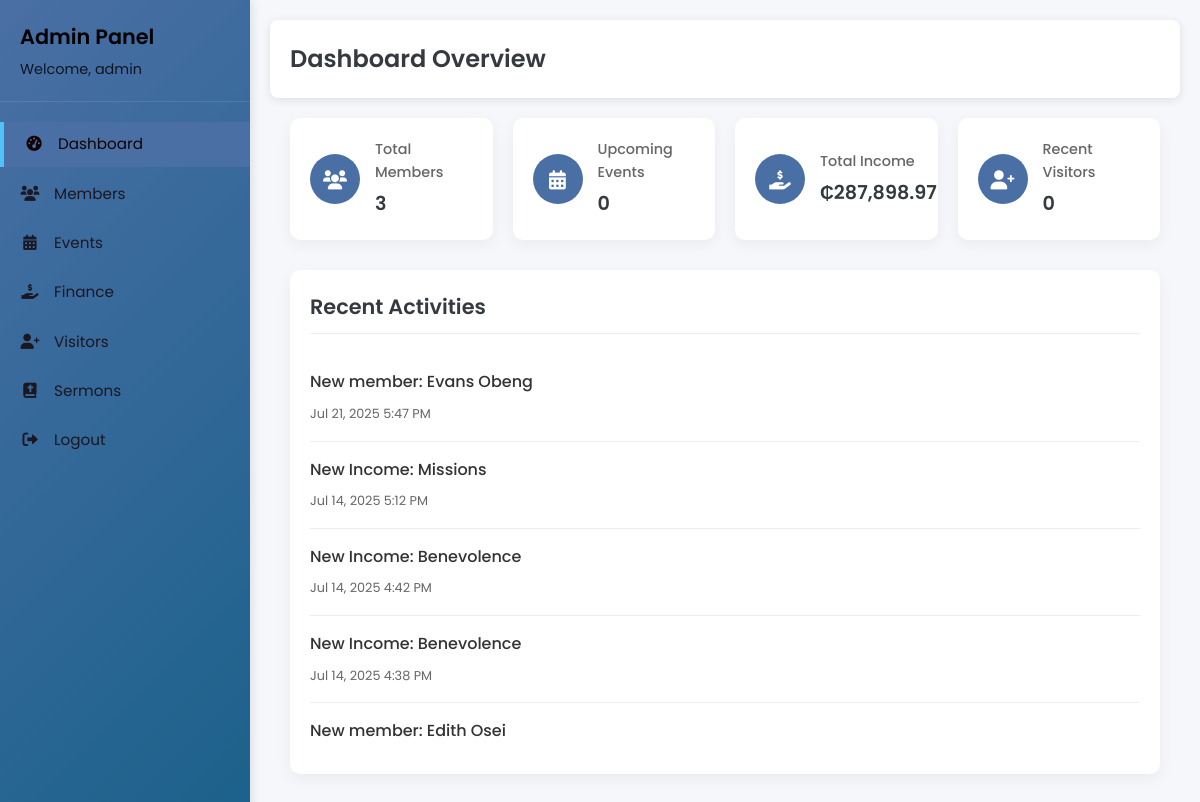
/addashboard.php (signed in), run on the app's committed database.
### tables this page shows
CREATE TABLE `members` (
  `id` int(11) NOT NULL,
  `first_name` varchar(50) NOT NULL,
  `last_name` varchar(50) NOT NULL,
  `email` varchar(100) NOT NULL,
  `phone` varchar(20) NOT NULL,
  `address` text NOT NULL,
  `gender` enum('Male','Female','Other') DEFAULT NULL,
  `passport_picture` varchar(255) DEFAULT NULL,
  `birth_date` date NOT NULL,
  `is_staff` tinyint(1) NOT NULL DEFAULT 0,
  `created_at` timestamp NOT NULL DEFAULT current_timestamp(),
  `join_date` date DEFAULT NULL,
  `image` varchar(255) DEFAULT 'assets/default-avatar.png',
  `notes` text DEFAULT NULL,
  `category` varchar(10) NOT NULL DEFAULT 'none'
);

CREATE TABLE `finances` (
  `id` int(11) NOT NULL,
  `title` varchar(100) NOT NULL,
  `description` text NOT NULL,
  `amount` decimal(10,2) NOT NULL,
  `transaction_type` enum('Income','Expense','','') NOT NULL,
  `transaction_date` date NOT NULL,
  `created_at` timestamp NOT NULL DEFAULT current_timestamp()
);

### addashboard.php (the view, shortened to what this page needs)
<?php
require_once 'config.php';
?>
<!DOCTYPE html>
<html lang="en">
<head>
    <link rel="stylesheet" href="admin.css">
    <link rel="stylesheet" href="https://cdnjs.cloudflare.com/ajax/libs/font-awesome/6.0.0-beta3/css/all.min.css">
</head>
<body>
    <div class="admin-container">
        <aside class="sidebar" style="color: black;">
            <div class="sidebar-header">
                <h2>Admin Panel</h2>
                <p>Welcome, admin</p>
            </div>
            <nav class="sidebar-nav" style="color: black;">
                <ul>
                    <li class="active"><a href="addashboard.php"><i class="fas fa-tachometer-alt"></i> Dashboard</a></li>
                    <li><a href="members.php"><i class="fas fa-users"></i> Members</a></li>
                    <li><a href="adevents.php"><i class="fas fa-calendar-alt"></i> Events</a></li>
                    <li><a href="adfinance.php"><i class="fas fa-hand-holding-usd"></i> Finance</a></li>
                    <li><a href="advisitors.php"><i class="fas fa-user-plus"></i> Visitors</a></li>
                    <li><a href="sermons.php"><i class="fas fa-bible"></i> Sermons</a></li>
                    <li><a href="Index.php"><i class="fas fa-sign-out-alt"></i> Logout</a></li>
                </ul>
            </nav>
        </aside>
        <main class="admin-content">
            <header class="admin-header">
                <h1>Dashboard Overview</h1>
            </header>
            <div class="stats-grid">
                <div class="stat-card">
                    <div class="stat-icon">
                        <i class="fas fa-users"></i>
                    </div>
                    <div class="stat-info">
                        <h3>Total Members</h3>
                        <p>
                            <?php
                            $result = $conn->query("SELECT COUNT(*) as total FROM members");
                            $row = $result->fetch_assoc();
                            echo $row['total'];
                            ?>
                        </p>
                    </div>
                </div>
                <div class="stat-card">
                    <div class="stat-icon">
                        <i class="fas fa-calendar-alt"></i>
                    </div>
                    <div class="stat-info">
                        <h3>Upcoming Events</h3>
                        <p>
                            <?php
                            $result = $conn->query("SELECT COUNT(*) as total FROM events WHERE event_date >= CURDATE()");
                            $row = $result->fetch_assoc();
                            echo $row['total'];
                            ?>
                        </p>
                    </div>
                </div>
                <div class="stat-card">
                    <div class="stat-icon">
                        <i class="fas fa-hand-holding-usd"></i>
                    </div>
                    <div class="stat-info">
                        <h3>Total Income</h3>
                        <p>
                            <?php
                            $result = $conn->query("SELECT SUM(amount) as total FROM finances WHERE transaction_type = 'income'");
                            if ($result) {
                                $row = $result->fetch_assoc();
                                echo '₵' . number_format($row['total'] ?? 0, 2);
                            } else {
                                $row = ['total' => 0];
                            }
                            ?>
                        </p>
                    </div>
                </div>
                <div class="stat-card">
                    <div class="stat-icon">
                        <i class="fas fa-user-plus"></i>
                    </div>
                    <div class="stat-info">
                        <h3>Recent Visitors</h3>
                        <p>
                            <?php
                            $result = $conn->query("SELECT COUNT(*) as total FROM visitors WHERE visit_date >= DATE_SUB(CURDATE(), INTERVAL 30 DAY)");
                            $row = $result->fetch_assoc();
                            echo $row['total'];
                            ?>
                        </p>
                    </div>
                </div>
            </div>
            <div class="recent-activities">
                <h2>Recent Activities</h2>
                <div class="activity-list">
                    <?php
                    $activities = [];
                    $result = $conn->query("SELECT CONCAT('New member: ', first_name, ' ', last_name) as activity, created_at FROM members ORDER BY created_at DESC LIMIT 3");
                    while ($row = $result->fetch_assoc()) {
                        $activities[] = $row;
                    }
                    $result = $conn->query("SELECT CONCAT('New event: ', title) as activity, created_at FROM events ORDER BY created_at DESC LIMIT 3");
                    while ($row = $result->fetch_assoc()) {
                        $activities[] = $row;
                    }
                    $result = $conn->query("SELECT CONCAT('New ', transaction_type, ': ', title) as activity, created_at FROM finances ORDER BY created_at DESC LIMIT 3");
                    if ($result) {
                        while ($row = $result->fetch_assoc()) {
                            $activities[] = $row;
                        }
                    } else {
                        $activities[] = ['activity' => 'No recent finance activities', 'created_at' => date('Y-m-d H:i:s')];
                    }
                    $result = $conn->query("SELECT CONCAT('New visitor: ', first_name, ' ', last_name) as activity, created_at FROM visitors ORDER BY created_at DESC LIMIT 3");
                    while ($row = $result->fetch_assoc()) {
                        $activities[] = $row;
                    }
                    $result = $conn->query("SELECT CONCAT('New sermon: ', title) as activity, created_at FROM sermons ORDER BY created_at DESC LIMIT 3");
                    while ($row = $result->fetch_assoc()) {
                        $activities[] = $row;
                    }
                    usort($activities, function($a, $b) {
                        return strtotime($b['created_at']) - strtotime($a['created_at']);
                    });
                    $displayed = array_slice($activities, 0, 5);
                    foreach ($displayed as $activity) {
                        echo '<div class="activity-item">';
                        echo '<p>' . htmlspecialchars($activity['activity']) . '</p>';
                        echo '<small>' . date('M j, Y g:i A', strtotime($activity['created_at'])) . '</small>';
                        echo '</div>';
                    }
                    ?>
                </div>
            </div>
        </main>
    </div>
</body>
</html>

### admin.css (style rules this page uses)
.admin-container { display: flex; min-height: 100vh; }
.sidebar { width: 250px; background-color: var(--dark-color); color: rgb(19, 2, 2); padding: 20px 0; position: fixed; height: 100%; }
.sidebar-header { padding: 0 20px 20px; border-bottom: 1px solid rgba(255, 255, 255, 0.1); margin-bottom: 20px; }
.sidebar-header h2 { font-size: 1.3rem; margin-bottom: 5px; }
.sidebar-header p { font-size: 0.9rem; opacity: 0.8; }
.sidebar-nav ul { list-style: none; }
.sidebar-nav li { margin-bottom: 5px; }
.sidebar-nav a { display: block; padding: 10px 20px; color: rgba(19, 3, 3, 0.8); transition: all 0.3s ease; }
.sidebar-nav a i { margin-right: 10px; width: 20px; text-align: center; }
.sidebar-nav li.active a { background-color: var(--primary-color); color: rgb(20, 2, 2); }
.admin-content { flex: 1; margin-left: 250px; background-color: #f5f7fa; min-height: 100vh; }
.admin-header { background-color: white; padding: 20px; box-shadow: 0 2px 10px rgba(0, 0, 0, 0.1); margin-bottom: 20px; display: flex; justify-content: space-between; align-items: center; }
.admin-header h1 { font-size: 1.5rem; color: var(--dark-color); }
.stats-grid { display: grid; grid-template-columns: repeat(auto-fit, minmax(200px, 1fr)); gap: 20px; margin-bottom: 30px; padding: 0 20px; }
.stat-card { background-color: white; border-radius: 10px; padding: 20px; box-shadow: 0 5px 15px rgba(0, 0, 0, 0.05); display: flex; align-items: center; }
.stat-icon { width: 50px; height: 50px; background-color: var(--primary-color); color: white; border-radius: 50%; display: flex; align-items: center; justify-content: center; margin-right: 15px; flex-shrink: 0; }
.stat-icon i { font-size: 1.2rem; }
.stat-info h3 { font-size: 0.9rem; color: #666; margin-bottom: 5px; }
.stat-info p { font-size: 1.2rem; font-weight: 600; color: var(--dark-color); }
.recent-activities { background-color: white; border-radius: 10px; padding: 20px; margin: 0 20px; box-shadow: 0 5px 15px rgba(0, 0, 0, 0.05); }
.activity-list { margin-top: 15px; }
.activity-item { padding: 15px 0; border-bottom: 1px solid #eee; }
.activity-item:last-child { border-bottom: none; }
.activity-item p { margin-bottom: 5px; }
.activity-item small { color: #666; font-size: 0.8rem; }

### data on the page
members: activity "New member: Evans Obeng", created_at "Jul 21, 2025 5:47 PM"
finances: activity "New Income: Missions", created_at "Jul 14, 2025 5:12 PM"
finances: activity "New Income: Benevolence", created_at "Jul 14, 2025 4:42 PM"
finances: activity "New Income: Benevolence", created_at "Jul 14, 2025 4:38 PM"
members: activity "New member: Edith Osei"

### other printed values
$row['total'] "3"
$row['total'] "0"
$row['total'] "287,898.97"
